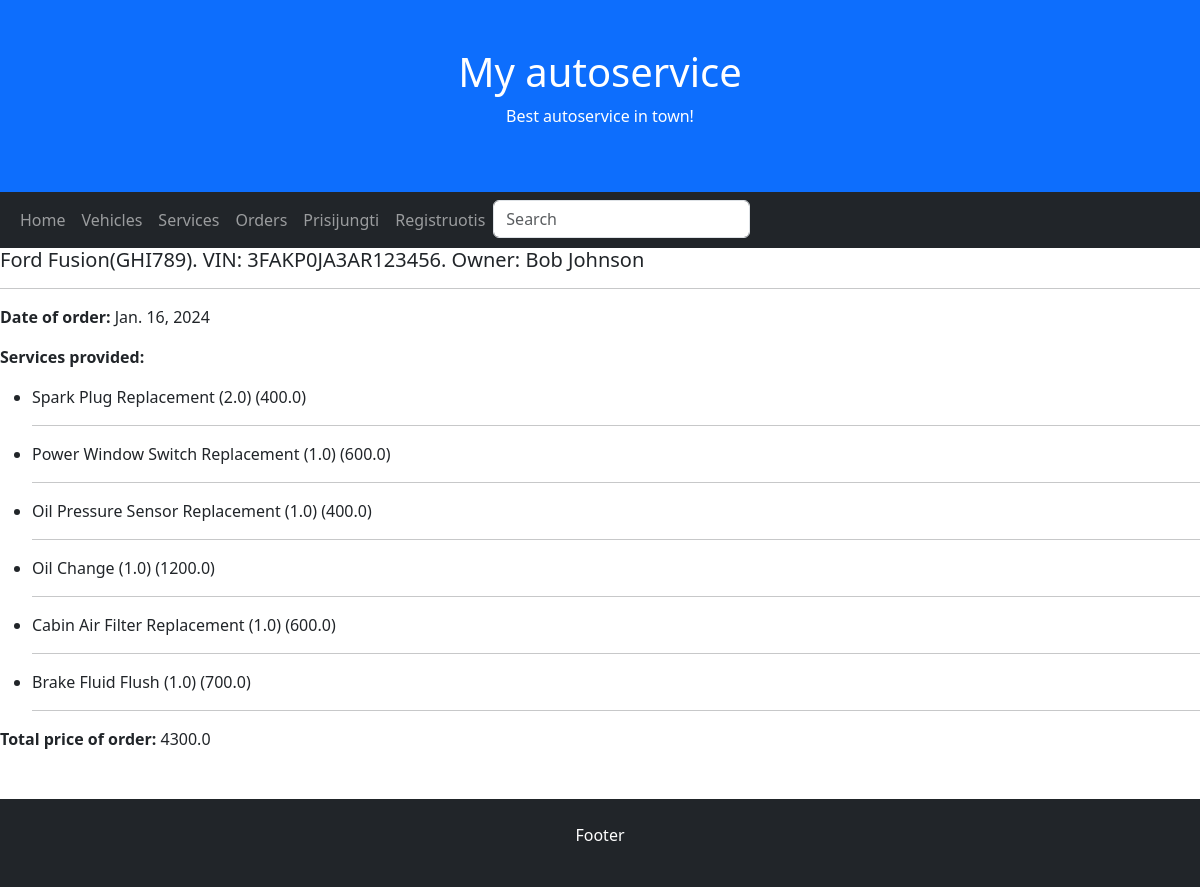
The page /autoservice/orders/1 on the database its author committed.
### autoservice/models.py (models this page shows, shortened)
class Order(models.Model):
    date = models.DateField(verbose_name='Date', auto_now=True, null=True, blank=True)
    vehicle = models.ForeignKey(to='Vehicle', on_delete=models.CASCADE)
    total = models.FloatField(verbose_name='Total', null=True, blank=True)
    ORDER_STATUS = (
        ('r', 'Received'),
        ('c', 'Confirmed'),
        ('ip', 'In-progress'),
        ('co', 'Complete'),
    )
    order_status = models.CharField(max_length=2, choices=ORDER_STATUS, blank=True, default='r', help_text='Order status')
    class Meta:
        verbose_name = 'Order'
        verbose_name_plural = 'Orders'

class Vehicle(models.Model):
    model = models.ForeignKey(to='Model', on_delete=models.CASCADE)
    plate = models.CharField(verbose_name='Plate number', max_length=50, null=True, blank=True)
    vin = models.CharField(verbose_name='VIN number', max_length=50, null=True, blank=True)
    client = models.CharField(verbose_name='Client', max_length=50, null=True, blank=True)
    cover = models.ImageField('Cover', upload_to='covers', null=True, blank=True)
    def __str__(self):
        return f"{self.model}({self.plate}). VIN: {self.vin}. Owner: {self.client}"
    class Meta:
        verbose_name = 'Vehicle'
        verbose_name_plural = 'Vehicles'

class Model(models.Model):
    make = models.CharField(verbose_name='Make', max_length=50, null=True, blank=True)
    model = models.CharField(verbose_name='Model', max_length=50, null=True, blank=True)
    def __str__(self):
        return f"{self.make} {self.model}"
    class Meta:
        verbose_name = 'Model'
        verbose_name_plural = 'Models'

class OrderLine(models.Model):
    service = models.ForeignKey(to='Service', on_delete=models.CASCADE)
    order = models.ForeignKey(to='Order', on_delete=models.CASCADE)
    amount = models.FloatField(verbose_name='Amount', null=True, blank=True)
    service_price = models.FloatField(verbose_name='Service price', null=True, blank=True)
    class Meta:
        verbose_name = 'OrderLine'
        verbose_name_plural = 'OrderLines'

class Service(models.Model):
    name = models.CharField(verbose_name='Service name', max_length=500, null=True, blank=True)
    service_price = models.FloatField(verbose_name='Service price', null=True, blank=True)
    class Meta:
        verbose_name = 'Service'
        verbose_name_plural = 'Services'

### autoservice/views.py (the view)
# urls.py: path('orders/<int:pk>', views.OrderDetailView.as_view(), name='order_detail'),
class OrderDetailView(generic.DetailView):
    model = Order
    template_name = 'order_detail.html'

### autoservice/templates/order_detail.html
{% extends "base.html" %}
{% block "content" %}
<h5>{{ order.vehicle }}</h5>
<hr>
<p><strong>Date of order:</strong> {{ order.date }}</p>
<p><strong>Services provided:</strong></p>
{% for line in order.orderline_set.all %}
<ul>
    <li>
        {{ line.service.name }} ({{ line.amount }}) ({{ line.service.service_price }})
        <hr>
    </li>
</ul>
{% endfor %}
<p><strong>Total price of order:</strong> {{ order.total }}</p>
{% endblock %}

### rows shown on the page
Order: vehicle "Ford Fusion(GHI789). VIN: 3FAKP0JA3AR123456. Owner: Bob Johnson", date "Jan. 16, 2024", total "4300.0"
OrderLine: service.name "Spark Plug Replacement", amount "2.0", service.service_price "400.0"
OrderLine: service.name "Power Window Switch Replacement", amount "1.0", service.service_price "600.0"
OrderLine: service.name "Oil Pressure Sensor Replacement", amount "1.0", service.service_price "400.0"
OrderLine: service.name "Oil Change", amount "1.0", service.service_price "1200.0"
OrderLine: service.name "Cabin Air Filter Replacement", amount "1.0", service.service_price "600.0"
OrderLine: service.name "Brake Fluid Flush", amount "1.0", service.service_price "700.0"
